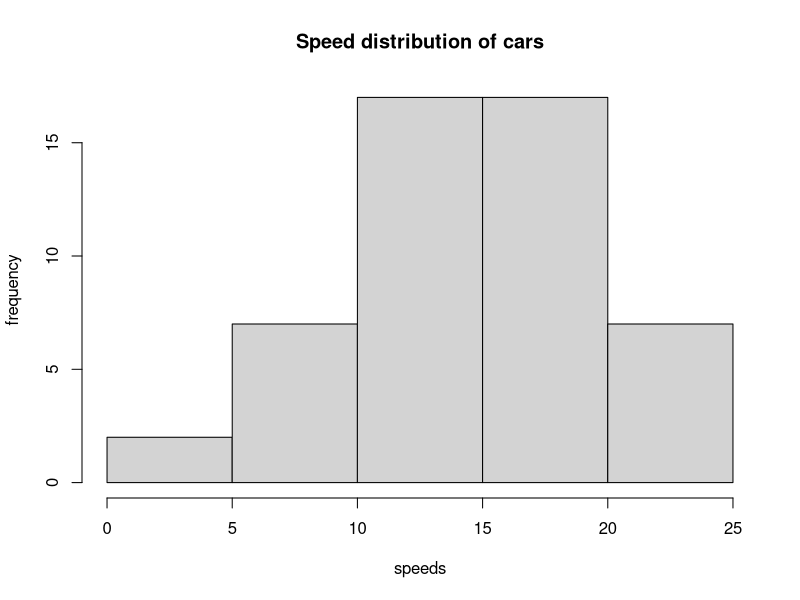
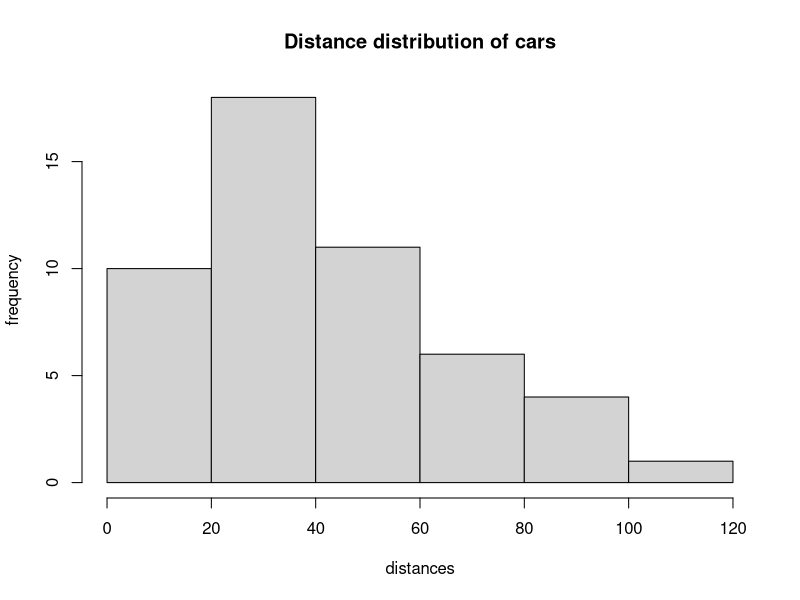

Reproduce these figures in R, in order.
## ---- chunk 1
# Calling cars data.frame
head(cars) 
# Summary of the statistics of cars
summary(cars)
# Lets plot our first histogram by speed column of cars
# Title is
hist(cars$speed, main="Speed distribution of cars", xlab="speeds", ylab="frequency")
## ---- chunk 2
hist(cars$dist, main="Distance distribution of cars", xlab="distances", ylab="frequency")
